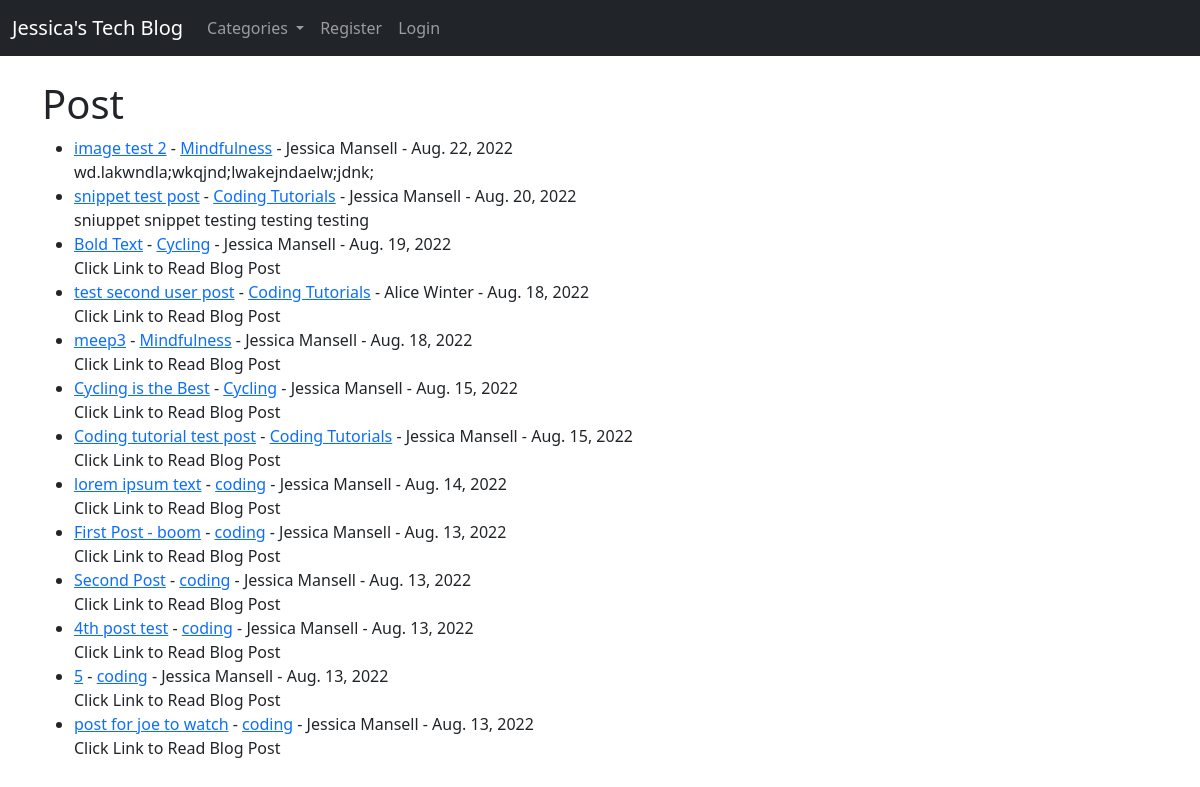
The page / on the database its author committed.
### blogsite/models.py (models this page shows, shortened)
class Post(models.Model):
    title = models.CharField(max_length=255)
    header_image = models.ImageField(null=True, blank=True, upload_to="images/")
    title_tag = models.CharField(max_length=255)
    author = models.ForeignKey(User, on_delete=models.CASCADE)
    body = RichTextField(blank=True, null=True)
    post_date = models.DateField(auto_now_add=True)
    category = models.CharField(max_length=255, default='Coding')
    snippet = models.CharField(max_length=255)
    likes = models.ManyToManyField(User, related_name='blog_posts')

### blogsite/views.py (the view)
# urls.py: path('', HomeView.as_view(), name="home"),
class HomeView(ListView):
    model = Post
    template_name = 'index.html'
    ordering = ['-post_date']
    def get_context_data(self, *args, **kwargs):
        cat_menu = Category.objects.all()
        context = super(HomeView, self).get_context_data(*args, **kwargs)
        context["cat_menu"] = cat_menu
        return context

### blogsite/models.py (called while the page is built)
    def __str__(self):
        return self.name

### blogsite/templates/index.html (shortened to what this page needs)
    {% extends 'base.html' %}
    {% block content %}
    <h1>Post</h1>
    <ul>
    {% for post in object_list %}
        <li><a href="{% url 'article-detail' post.pk %}">{{ post.title }}</a>
            - <a href="{% url 'category' post.category|slugify %}">{{ post.category }}</a>
            - {{ post.author.first_name }}
        {{ post.author.last_name }} -
        {{ post.post_date }} <br/>
            {{ post.snippet }}</li>
    {% endfor %}
    </ul>
    {% endblock %}

### rows shown on the page
Post: title "image test 2", category "Mindfulness", author.first_name "Jessica", author.last_name "Mansell", post_date "Aug. 22, 2022", snippet "wd.lakwndla;wkqjnd;lwakejndaelw;jdnk;"
Post: title "snippet test post", category "Coding Tutorials", author.first_name "Jessica", author.last_name "Mansell", post_date "Aug. 20, 2022", snippet "sniuppet snippet testing testing testing"
Post: title "Bold Text", category "Cycling", author.first_name "Jessica", author.last_name "Mansell", post_date "Aug. 19, 2022", snippet "Click Link to Read Blog Post"
Post: title "test second user post", category "Coding Tutorials", author.first_name "Alice", author.last_name "Winter", post_date "Aug. 18, 2022", snippet "Click Link to Read Blog Post"
Post: title "meep3", category "Mindfulness", author.first_name "Jessica", author.last_name "Mansell", post_date "Aug. 18, 2022", snippet "Click Link to Read Blog Post"
Post: title "Cycling is the Best", category "Cycling", author.first_name "Jessica", author.last_name "Mansell", post_date "Aug. 15, 2022", snippet "Click Link to Read Blog Post"
Post: title "Coding tutorial test post", category "Coding Tutorials", author.first_name "Jessica", author.last_name "Mansell", post_date "Aug. 15, 2022", snippet "Click Link to Read Blog Post"
Post: title "lorem ipsum text", category "coding", author.first_name "Jessica", author.last_name "Mansell", post_date "Aug. 14, 2022", snippet "Click Link to Read Blog Post"
Post: title "First Post - boom", category "coding", author.first_name "Jessica", author.last_name "Mansell", post_date "Aug. 13, 2022", snippet "Click Link to Read Blog Post"
Post: title "Second Post", category "coding", author.first_name "Jessica", author.last_name "Mansell", post_date "Aug. 13, 2022", snippet "Click Link to Read Blog Post"
Post: title "4th post test", category "coding", author.first_name "Jessica", author.last_name "Mansell", post_date "Aug. 13, 2022", snippet "Click Link to Read Blog Post"
Post: title "5", category "coding", author.first_name "Jessica", author.last_name "Mansell", post_date "Aug. 13, 2022", snippet "Click Link to Read Blog Post"
Post: title "post for joe to watch", category "coding", author.first_name "Jessica", author.last_name "Mansell", post_date "Aug. 13, 2022", snippet "Click Link to Read Blog Post"
